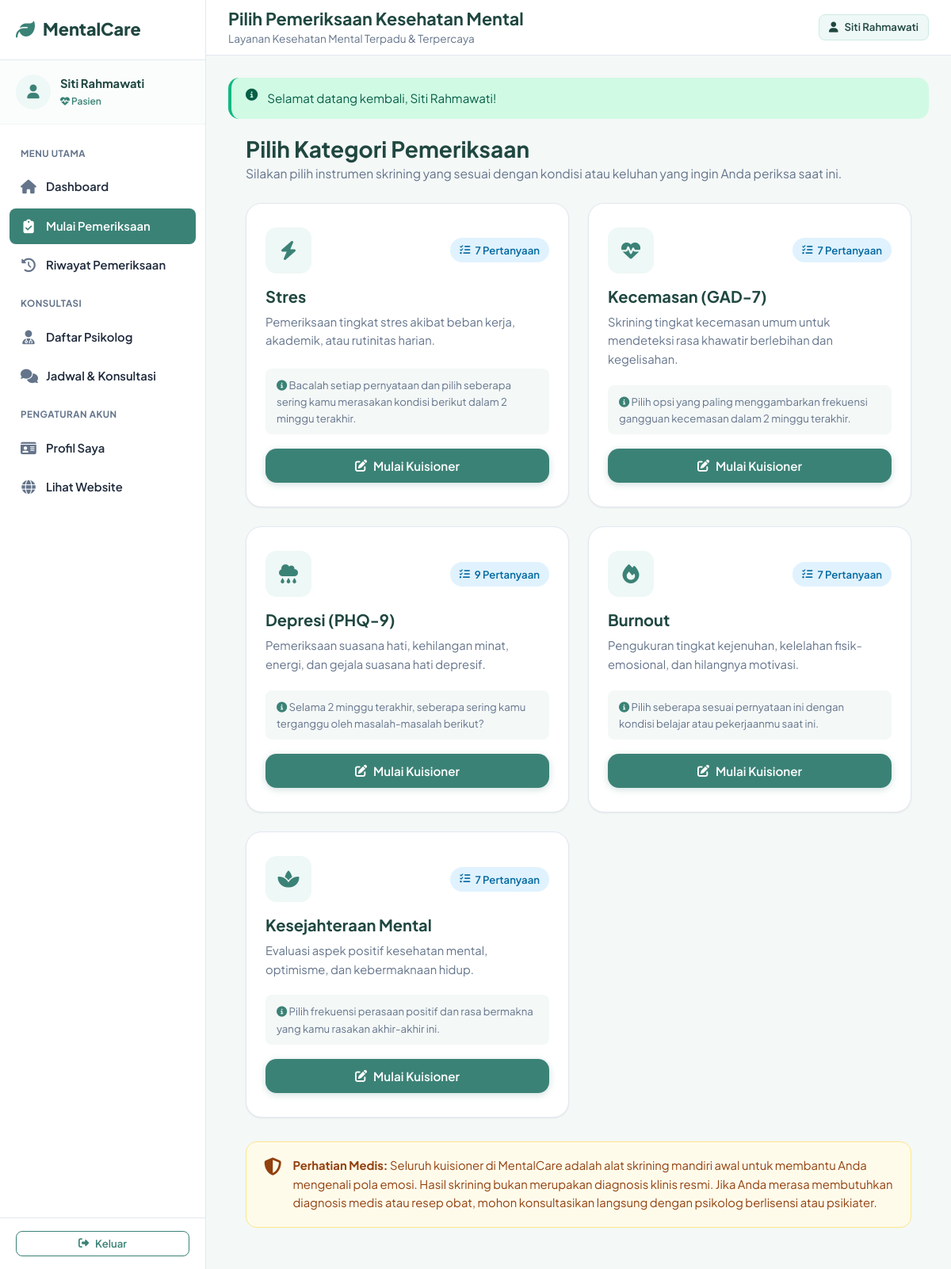
Page /pasien/assessment.php (signed in) on the committed database.
### tables this page shows
CREATE TABLE kategori_assessment (
  id INT AUTO_INCREMENT PRIMARY KEY,
  nama VARCHAR(100) NOT NULL,
  kode VARCHAR(40) NOT NULL UNIQUE,
  deskripsi TEXT NOT NULL,
  instruksi TEXT NULL,
  icon VARCHAR(50) DEFAULT 'fa-brain',
  status ENUM('aktif', 'nonaktif') NOT NULL DEFAULT 'aktif',
  created_at TIMESTAMP DEFAULT CURRENT_TIMESTAMP
);

### config/config.php (called while the page is built, shortened)
<?php
function db(): PDO {
    static $pdo = null;
    if ($pdo === null) {
        $dsn = 'mysql:host=' . DB_HOST . ';dbname=' . DB_NAME . ';charset=utf8mb4';
        $options = [
            PDO::ATTR_ERRMODE => PDO::ERRMODE_EXCEPTION,
            PDO::ATTR_DEFAULT_FETCH_MODE => PDO::FETCH_ASSOC,
            PDO::ATTR_EMULATE_PREPARES => false,
            PDO::MYSQL_ATTR_INIT_COMMAND => "SET NAMES utf8mb4 COLLATE utf8mb4_unicode_ci"
        ];
        $pdo = new PDO($dsn, DB_USER, DB_PASS, $options);
    }
    return $pdo;
}
function e($str): string {
    return htmlspecialchars((string)($str ?? ''), ENT_QUOTES, 'UTF-8');
}
function url(string $path = ''): string {
    $cleanPath = ltrim($path, '/');
    return BASE_URL . ($cleanPath ? '/' . $cleanPath : '');
}

### pasien/assessment.php (the view, shortened to what this page needs)
<?php
require_once __DIR__ . '/../config/config.php';
$stmt = db()->query('
    SELECT k.*, COUNT(p.id) as total_pertanyaan
    FROM kategori_assessment k
    LEFT JOIN pertanyaan p ON p.kategori_id = k.id AND p.status = "aktif"
    WHERE k.status = "aktif"
    GROUP BY k.id
    ORDER BY k.id ASC
');
$categories = $stmt->fetchAll();
require __DIR__ . '/../includes/sidebar_pasien.php';
?>
<div class="assessment-container">
  <div style="margin-bottom: 24px;">
    <h2>Pilih Kategori Pemeriksaan</h2>
    <p class="muted">
      Silakan pilih instrumen skrining yang sesuai dengan kondisi atau keluhan yang ingin Anda periksa saat ini.
    </p>
  </div>
  <div class="grid grid-2">
    <?php foreach ($categories as $cat): ?>
      <div class="card feature-card" style="margin-bottom: 0;">
        <div style="display: flex; align-items: center; justify-content: space-between; margin-bottom: 16px;">
          <div class="feature-icon-wrapper" style="margin-bottom: 0;">
            <i class="fa-solid <?= e($cat['icon'] ?: 'fa-brain') ?>"></i>
          </div>
          <span class="badge badge-info">
            <i class="fa-solid fa-list-check"></i> <?= (int)$cat['total_pertanyaan'] ?> Pertanyaan
          </span>
        </div>
        <h3 style="font-size: 1.25rem; margin-bottom: 8px;"><?= e($cat['nama']) ?></h3>
        <p class="muted" style="font-size: 0.925rem; flex-grow: 1;"><?= e($cat['deskripsi']) ?></p>
        <?php if (!empty($cat['instruksi'])): ?>
          <div style="background: var(--bg-body); padding: 10px 14px; border-radius: var(--radius-sm); font-size: 0.825rem; color: var(--text-muted); margin-bottom: 18px;">
            <i class="fa-solid fa-circle-info text-primary"></i> <?= e($cat['instruksi']) ?>
          </div>
        <?php endif; ?>
        <div>
          <?php if ((int)$cat['total_pertanyaan'] > 0): ?>
            <a href="<?= url('pasien/kuisioner.php?id=' . $cat['id']) ?>" class="btn btn-primary btn-block">
              <i class="fa-solid fa-pen-to-square"></i> Mulai Kuisioner
            </a>
          <?php else: ?>
            <button class="btn btn-light btn-block" disabled>Belum Ada Pertanyaan</button>
          <?php endif; ?>
        </div>
      </div>
    <?php endforeach; ?>
  </div>
  <div class="disclaimer-card" style="margin-top: 30px;">
    <i class="fa-solid fa-shield-halved"></i>
    <div>
      <strong>Perhatian Medis:</strong> Seluruh kuisioner di MentalCare adalah alat skrining mandiri awal untuk membantu Anda mengenali pola emosi. Hasil skrining bukan merupakan diagnosis klinis resmi. Jika Anda merasa membutuhkan diagnosis medis atau resep obat, mohon konsultasikan langsung dengan psikolog berlisensi atau psikiater.
    </div>
  </div>
</div>
<?php require __DIR__ . '/../includes/dashboard_footer.php'; ?>

### assets/css/style.css (style rules this page uses)
:root { --primary: #3b8276; --primary-hover: #2f695f; --primary-light: #eef8f6; --primary-dark: #1f4740; --secondary: #0284c7; --secondary-light: #e0f2fe; --accent: #14b8a6; --success: #10b981; --success-bg: #d1fae5; --success-text: #065f46; --info: #0ea5e9; --info-bg: #e0f2fe; --info-text: #0369a1; --warning: #f59e0b; --warning-bg: #fef3c7; --warning-text: #92400e; --danger: #ef4444; --danger-bg: #fee2e2; --danger-text: #991b1b; --bg-body: #f4f8f7; --bg-card: #ffffff; --text-main: #1e293b; --text-muted: #64748b; --border-color: #e2e8f0; --border-light: #f1f5f9; --sidebar-width: 260px; --navbar-height: 70px; --radius-sm: 8px; --radius-md: 14px; --radius-lg: 20px; --radius-full: 9999px; --shadow-sm: 0 1px 3px rgba(0,0,0,0.04), 0 1px 2px rgba(0,0,0,0.03); --shadow-md: 0 4px 6px -1px rgba(0,0,0,0.06), 0 2px 4px -2px rgba(0,0,0,0.04); --shadow-lg: 0 10px 15px -3px rgba(0,0,0,0.07), 0 4px 6px -4px rgba(0,0,0,0.04); --transition: all 0.25s cubic-bezier(0.4, 0, 0.2, 1); }
* { box-sizing: border-box; margin: 0; padding: 0; }
body { font-family: 'Plus Jakarta Sans', system-ui, -apple-system, sans-serif; background-color: var(--bg-body); color: var(--text-main); line-height: 1.6; font-size: 0.975rem; -webkit-font-smoothing: antialiased; }
a { color: var(--primary); text-decoration: none; transition: var(--transition); }
h1, h2, h3, h4, h5, h6 { color: var(--primary-dark); font-weight: 700; line-height: 1.3; }
h2 { font-size: 1.75rem; }
h3 { font-size: 1.35rem; }
p { margin-bottom: 0.85rem; }
p:last-child { margin-bottom: 0; }
.muted { color: var(--text-muted); }
.text-primary { color: var(--primary); }
.btn { display: inline-flex; align-items: center; justify-content: center; gap: 8px; padding: 10px 20px; font-size: 0.95rem; font-weight: 600; border-radius: var(--radius-md); border: 1px solid transparent; cursor: pointer; text-decoration: none; transition: var(--transition); line-height: 1.4; white-space: nowrap; }
.btn-primary { background-color: var(--primary); color: #ffffff !important; box-shadow: 0 2px 8px rgba(59, 130, 118, 0.25); }
.btn-block { width: 100%; }
.badge { display: inline-flex; align-items: center; gap: 6px; padding: 5px 12px; font-size: 0.825rem; font-weight: 600; border-radius: var(--radius-full); }
.badge-info { background-color: var(--info-bg); color: var(--info-text); }
.grid { display: grid; grid-template-columns: repeat(auto-fit, minmax(280px, 1fr)); gap: 24px; }
.grid-2 { display: grid; grid-template-columns: repeat(2, 1fr); gap: 24px; }
.card { background: var(--bg-card); border-radius: var(--radius-md); padding: 24px; box-shadow: var(--shadow-sm); border: 1px solid var(--border-color); margin-bottom: 24px; transition: var(--transition); }
.feature-card { background: #ffffff; border-radius: var(--radius-lg); padding: 30px 24px; border: 1px solid var(--border-color); box-shadow: var(--shadow-sm); transition: var(--transition); text-align: left; display: flex; flex-direction: column; }
.feature-icon-wrapper { width: 58px; height: 58px; border-radius: var(--radius-md); background: var(--primary-light); color: var(--primary); display: flex; align-items: center; justify-content: center; font-size: 1.5rem; margin-bottom: 20px; }
.feature-card h3 { font-size: 1.25rem; margin-bottom: 10px; color: var(--primary-dark); }
.feature-card p { color: var(--text-muted); font-size: 0.925rem; flex-grow: 1; margin-bottom: 20px; }
.assessment-container { max-width: 840px; margin: 0 auto; }
.disclaimer-card { background: #fffbeb; border: 1px solid #fde68a; border-radius: var(--radius-md); padding: 18px 22px; display: flex; gap: 14px; color: #92400e; font-size: 0.925rem; margin-bottom: 24px; }
.disclaimer-card i { font-size: 1.4rem; flex-shrink: 0; margin-top: 2px; }

### rows in the picture
kategori_assessment: total_pertanyaan "7", nama "Stres", deskripsi "Pemeriksaan tingkat stres akibat beban kerja, akademik, atau rutinitas harian.", instruksi "Bacalah setiap pernyataan dan pilih seberapa sering kamu merasakan kondisi berikut dalam 2 minggu terakhir."
kategori_assessment: total_pertanyaan "7", nama "Kecemasan (GAD-7)", deskripsi "Skrining tingkat kecemasan umum untuk mendeteksi rasa khawatir berlebihan dan kegelisahan.", instruksi "Pilih opsi yang paling menggambarkan frekuensi gangguan kecemasan dalam 2 minggu terakhir."
kategori_assessment: total_pertanyaan "9", nama "Depresi (PHQ-9)", deskripsi "Pemeriksaan suasana hati, kehilangan minat, energi, dan gejala suasana hati depresif.", instruksi "Selama 2 minggu terakhir, seberapa sering kamu terganggu oleh masalah-masalah berikut?"
kategori_assessment: total_pertanyaan "7", nama "Burnout", deskripsi "Pengukuran tingkat kejenuhan, kelelahan fisik-emosional, dan hilangnya motivasi.", instruksi "Pilih seberapa sesuai pernyataan ini dengan kondisi belajar atau pekerjaanmu saat ini."
kategori_assessment: total_pertanyaan "7", nama "Kesejahteraan Mental", deskripsi "Evaluasi aspek positif kesehatan mental, optimisme, dan kebermaknaan hidup.", instruksi "Pilih frekuensi perasaan positif dan rasa bermakna yang kamu rasakan akhir-akhir ini."

### other values in the picture
APP_NAME "MentalCare"
$u['nama'] "Siti Rahmawati"
$pageTitle "Pilih Pemeriksaan Kesehatan Mental"
APP_TAGLINE "Layanan Kesehatan Mental Terpadu & Terpercaya"
$flash['message'] "Selamat datang kembali, Siti Rahmawati!"
